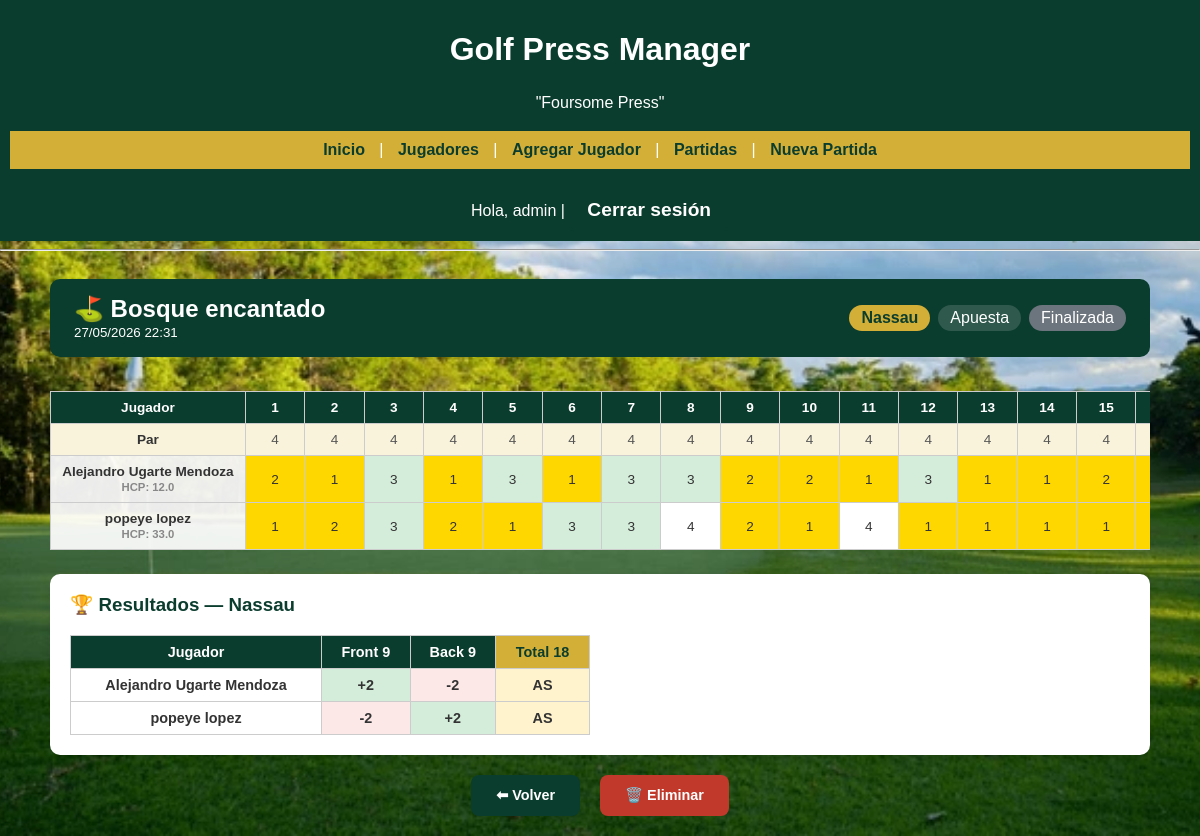
The page /match/4/scorecard (signed in) on the database its author committed.
### models/user.py (models this page shows, shortened)
class User(db.Model, UserMixin):
    __tablename__ = 'users'
    id = db.Column(db.Integer, primary_key=True)
    username = db.Column(db.String(80), unique=True, nullable=False)
    password_hash = db.Column(db.String(128), nullable=False)
    role = db.Column(db.String(20), nullable=False)  # 'admin', 'executive', 'player'

### models/match.py (models this page shows)
class Match(db.Model):
    __tablename__ = 'matches'
    id = db.Column(db.Integer, primary_key=True)
    fecha = db.Column(db.DateTime, default=datetime.utcnow)
    estado = db.Column(db.String(20), default='activa')
    campo = db.Column(db.String(100), nullable=True)
    tipo_juego = db.Column(db.String(50), nullable=True, default='Stroke Play')
    tipo_partida = db.Column(db.String(20), nullable=True, default='amistoso')
    ratings  = db.Column(db.Text, nullable=True)
    slopes   = db.Column(db.Text, nullable=True)
    pares    = db.Column(db.Text, nullable=True)   # JSON [4,3,5,...]
    wolf_data = db.Column(db.Text, nullable=True)  # JSON {hoyo: {partner: id|'lone'}}
    bbb_data  = db.Column(db.Text, nullable=True)  # JSON {hoyo: {bingo:id, bango:id, bongo:id}}
    jugadores = db.relationship('MatchPlayer', backref='match', cascade='all, delete-orphan')
    def get_pares(self):
        return json.loads(self.pares) if self.pares else [4]*18
    def get_wolf_data(self):
        return json.loads(self.wolf_data) if self.wolf_data else {}
    def get_bbb_data(self):
        return json.loads(self.bbb_data) if self.bbb_data else {}

class MatchPlayer(db.Model):
    __tablename__ = 'match_players'
    id = db.Column(db.Integer, primary_key=True)
    match_id = db.Column(db.Integer, db.ForeignKey('matches.id'), nullable=False)
    player_id = db.Column(db.Integer, db.ForeignKey('players.id'), nullable=False)
    handicap_ajustado = db.Column(db.Float, nullable=True)
    score_total = db.Column(db.Integer, default=0)
    team = db.Column(db.Integer, nullable=True)   # 1 = Equipo A, 2 = Equipo B
    jugador = db.relationship('Player', backref='match_entries')
    scores  = db.relationship('MatchScore', backref='match_player',
                              cascade='all, delete-orphan', order_by='MatchScore.hoyo')

### models/player.py (models this page shows, shortened)
class Player(db.Model):
    __tablename__ = 'players'
    id = db.Column(db.Integer, primary_key=True)
    name = db.Column(db.String(100), nullable=False)
    handicap = db.Column(db.Float, nullable=True)
    country = db.Column(db.String(50), nullable=True)
    match_id = db.Column(db.Integer, db.ForeignKey('matches.id'))
    match = db.relationship('Match', backref='players')  # usar string si hay error

### controllers/match_controller.py (the view, shortened to what this page needs)
@match_bp.route('/<int:match_id>/scorecard', methods=['GET', 'POST'])
@login_required
@role_required('admin', 'executive', 'player')
def scorecard(match_id):
    match = Match.query.get_or_404(match_id)
    mps   = MatchPlayer.query.filter_by(match_id=match_id).all()
    holes      = list(range(1, 19))
    pares      = match.get_pares()
    wolf_data  = match.get_wolf_data()
    bbb_data   = match.get_bbb_data()
    scores_map = {mp.id: {ms.hoyo: ms for ms in mp.scores} for mp in mps}
    resultados = calcular_resultados(match, mps)
    return render_template('matches/scorecard.html',
        match=match, mps=mps, holes=holes, pares=pares,
        scores_map=scores_map, resultados=resultados,
        wolf_data=wolf_data, bbb_data=bbb_data,
        juegos_equipo=list(JUEGOS_EQUIPO))

### controllers/auth_controller.py (called while the page is built)
@login_manager.user_loader
def load_user(user_id):
    return User.query.get(int(user_id))

def role_required(*roles):
    def decorator(f):
        @wraps(f)
        def wrapped(*args, **kwargs):
            if not current_user.is_authenticated:
                flash('Debe iniciar sesión para acceder a esta página.', 'warning')
                return login_manager.unauthorized()
            if current_user.role not in roles:
                flash('No tienes permisos para acceder a esta página.', 'danger')
                return redirect(url_for('main.home'))
            return f(*args, **kwargs)
        return wrapped
    return decorator

### templates/matches/scorecard.html (shortened to what this page needs)
{% extends 'base.html' %}
{% block contenido %}
<div style="max-width:1100px; margin:0 auto;">
  <div style="background:#0B3D2E;color:white;border-radius:10px;padding:16px 24px;margin-bottom:18px;display:flex;justify-content:space-between;align-items:center;flex-wrap:wrap;gap:10px;">
    <div>
      <h2 style="margin:0;color:white;text-shadow:none;">⛳ {{ match.campo or 'Sin campo' }}</h2>
      <small>{{ match.fecha.strftime('%d/%m/%Y %H:%M') }}</small>
    </div>
    <div style="display:flex;gap:8px;flex-wrap:wrap;">
      <span style="background:#D4AF37;color:#0B3D2E;padding:4px 12px;border-radius:20px;font-weight:bold;">{{ match.tipo_juego }}</span>
      <span style="background:rgba(255,255,255,0.15);padding:4px 12px;border-radius:20px;">{{ match.tipo_partida|capitalize }}</span>
      <span style="background:{% if match.estado=='activa' %}#28a745{% else %}#6c757d{% endif %};padding:4px 12px;border-radius:20px;">{{ match.estado|capitalize }}</span>
    </div>
  </div>
  <form method="POST">
    <div style="overflow-x:auto;">
      <table style="font-size:0.85rem;">
        <thead>
          <tr style="background:#0B3D2E;color:white;">
            <th style="background:#0B3D2E;color:white;">Jugador</th>
            {% for h in holes %}<th style="background:#0B3D2E;color:white;min-width:36px;">{{ h }}</th>{% endfor %}
          </tr>
          <tr style="background:#f9f3dc;">
            <td style="font-weight:bold;background:#f9f3dc;">Par</td>
            {% for p in pares %}<td style="background:#f9f3dc;color:#555;">{{ p }}</td>{% endfor %}
          </tr>
        </thead>
        <tbody>
          {% for mp in mps %}
          <tr>
            <td style="font-weight:bold;white-space:nowrap;">
              {{ mp.jugador.name }}
              <br><small style="color:#888;">HCP: {{ mp.jugador.handicap or '—' }}</small>
            </td>
            {% for h in holes %}
              {% set ms = scores_map[mp.id].get(h) %}
              {% set par_h = pares[h-1] %}
              {% set g = ms.golpes if ms else None %}
              {% if g is not none %}
                {% if   g <= par_h - 2 %}{% set bg='#ffd700' %}
                {% elif g == par_h - 1 %}{% set bg='#d4edda' %}
                {% elif g == par_h     %}{% set bg='#ffffff' %}
                {% elif g == par_h + 1 %}{% set bg='#fde8e8' %}
                {% else                %}{% set bg='#f5b7b1' %}{% endif %}
              {% else %}{% set bg='#ffffff' %}{% endif %}
              <td style="background:{{ bg }};">
                {% if match.estado=='activa' %}
                  <input type="number" name="score_{{ mp.id }}_{{ h }}"
                         value="{{ g if g is not none else '' }}" min="1" max="20"
                         style="width:36px;border:none;background:transparent;text-align:center;font-size:0.9rem;">
                {% else %}
                  {{ g if g is not none else '—' }}
                {% endif %}
              </td>
            {% endfor %}
          </tr>
          {% endfor %}
        </tbody>
      </table>
    </div>
  </form>
  {% if resultados %}
  <div style="background:white;border-radius:10px;padding:20px;margin-top:24px;box-shadow:0 2px 8px rgba(0,0,0,0.1);">
    <h3 style="color:#0B3D2E;margin-top:0;">🏆 Resultados — {{ match.tipo_juego }}</h3>
    {% if match.tipo_juego == 'Match Play' %}
      <div style="overflow-x:auto;">
        <table style="font-size:0.82rem;">
          <thead>
            <tr style="background:#0B3D2E;color:white;">
              <th style="background:#0B3D2E;color:white;">Jugador</th>
              {% for h in holes %}<th style="background:#0B3D2E;color:white;">{{ h }}</th>{% endfor %}
              <th style="background:#D4AF37;color:#0B3D2E;">Resultado</th>
            </tr>
          </thead>
          <tbody>
            {% for r in resultados %}
            <tr>
              <td style="font-weight:bold;">{{ r.jugador }}</td>
              {% if r.detalle %}{% for v in r.detalle %}
                <td style="text-align:center;background:{% if v=='W' %}#d4edda{% elif v=='L' %}#fde8e8{% elif v=='H' %}#fff3cd{% else %}#fff{% endif %};">{{ v }}</td>
              {% endfor %}{% endif %}
              <td style="font-weight:bold;">{{ r.total }}</td>
            </tr>
            {% endfor %}
          </tbody>
        </table>
      </div>
    {% elif match.tipo_juego == 'Nassau' %}
      <table style="font-size:0.9rem;max-width:520px;">
        <thead><tr style="background:#0B3D2E;color:white;">
          <th style="background:#0B3D2E;color:white;">Jugador</th>
          <th style="background:#0B3D2E;color:white;">Front 9</th>
          <th style="background:#0B3D2E;color:white;">Back 9</th>
          <th style="background:#D4AF37;color:#0B3D2E;">Total 18</th>
        </tr></thead>
        <tbody>{% for r in resultados %}
        <tr>
          <td style="font-weight:bold;">{{ r.jugador }}</td>
          {% if r.nassau %}
            {% for seg in ('front','back','total') %}
            {% set w = r.nassau[seg][0] %}{% set l = r.nassau[seg][1] %}
            <td style="text-align:center;font-weight:bold;background:{% if w>l %}#d4edda{% elif l>w %}#fde8e8{% else %}#fff3cd{% endif %};">
              {% if w>l %}+{{ w-l }}{% elif l>w %}-{{ l-w }}{% else %}AS{% endif %}
            </td>
            {% endfor %}
          {% else %}<td colspan="3">—</td>{% endif %}
        </tr>{% endfor %}</tbody>
      </table>
    {% endif %}
  </div>
  {% endif %}
  <div class="buttons" style="margin-top:20px;">
    <a href="{{ url_for('match.list_matches') }}" class="btn">⬅ Volver</a>
    {% if current_user.role in ['admin','executive'] %}
    <a href="{{ url_for('match.delete_match', match_id=match.id) }}" class="btn"
       style="background:#c0392b;" onclick="return confirm('¿Eliminar esta partida?')">🗑️ Eliminar</a>
    {% endif %}
  </div>
</div>
{% endblock %}

### templates/base.html (shortened to what this page needs)
<!DOCTYPE html>
<html lang="es">
<head>
    <link rel="stylesheet" href="{{ url_for('static', filename='css/style.css') }}">
</head>
<body>
    <header>
        <h1 style="text-align: center;">Golf Press Manager</h1>
        <p style="text-align: center;">"Foursome Press"</p>
        <nav class="navbar">
            <a href="{{ url_for('main.home') }}">Inicio</a> |
            <a href="{{ url_for('player.list_players') }}">Jugadores</a>  |
            <a href="{{ url_for('player.add_player') }}">Agregar Jugador</a> |
            <a href="{{ url_for('match.list_matches') }}">Partidas</a> |
            <a href="{{ url_for('match.new_match') }}">Nueva Partida</a>
        </nav>
        <nav>
            {% if current_user.is_authenticated %}
                Hola, {{ current_user.username }} |
                <a href="{{ url_for('auth.logout') }}" class="btn-global">Cerrar sesión</a>
            {% else %}
                <a href="{{ url_for('auth.login') }}" class="btn-global">Iniciar sesión</a>
            {% endif %}
        </nav>
    </header>
<hr>
    <main>
        {% block contenido %}{% endblock %}
    </main>
</body>
</html>

### static/css/style.css (style rules this page uses)
body { font-family: Bold, sans-serif; margin: 0; padding: 0; background-image: url("../img/fondo-golf.jpg"); background-size: cover; background-position: center; background-repeat: no-repeat; background-attachment: fixed; color: #333; }
header { background-color: #0B3D2E; color: #FFFFFF; padding: 10px; text-align: center; }
.navbar { background-color: #D4AF37; padding: 10px; text-align: center; }
.navbar a { color: #0B3D2E; text-decoration: none; margin: 0 10px; font-weight: bold; transition: color 0.3s ease; }
main { padding: 20px; }
h2 { text-align: center; color: #ffffff; text-shadow: 1px 1px 3px rgba(0,0,0,0.6); margin-bottom: 10px; }
p, ul { text-align: justify; line-height: 1.6; }
.buttons { display: flex; justify-content: center; gap: 20px; margin-top: 40px; }
.btn { display: inline-block; text-decoration: none; background-color: #0B3D2E; color: white; padding: 12px 25px; border-radius: 8px; font-weight: bold; transition: background-color 0.3s ease, transform 0.2s ease; border: none; cursor: pointer; font-size: 0.9rem; }
table { width: 100%; border-collapse: collapse; margin-top: 1rem; }
table th, table td { border: 1px solid #ccc; padding: 0.5rem 0.7rem; text-align: center; }
table th { background-color: #f2f2f2; }
table td { background-color: rgba(255, 255, 255, 0.92); }
.btn-global { background-color: #0B3D2E; color: white; border: 2px solid #0B3D2E; padding: 8px 16px; font-size: 1.2em; font-weight: bold; cursor: pointer; border-radius: 4px; transition: background-color 0.3s, color 0.3s; text-decoration: none; display: inline-block; margin-top: 20px; }

### rows shown on the page
User: username "admin"
Match: campo "Bosque encantado", fecha "27/05/2026 22:31", tipo_juego "Nassau", tipo_partida "Apuesta", estado "Finalizada"
MatchPlayer: jugador.name "Alejandro Ugarte Mendoza", jugador "12.0", g "2" "1" "3" "1" "3" "1" "3" "3" "2" "2" "1" "3" "1" "1" "2"
MatchPlayer: jugador.name "popeye lopez", jugador "33.0", g "1" "2" "3" "2" "1" "3" "3" "4" "2" "1" "4" "1" "1" "1" "1"
Player: jugador "Alejandro Ugarte Mendoza", w "2", l "2"
Player: jugador "popeye lopez", l "2", w "2"

### other values the page prints
{{ h }} "1" "2" "3" "4" "5" "6" "7" "8" "9" "10" "11" "12" "13" "14" "15"
{{ p }} "4" "4" "4" "4" "4" "4" "4" "4" "4" "4" "4" "4" "4" "4" "4"
